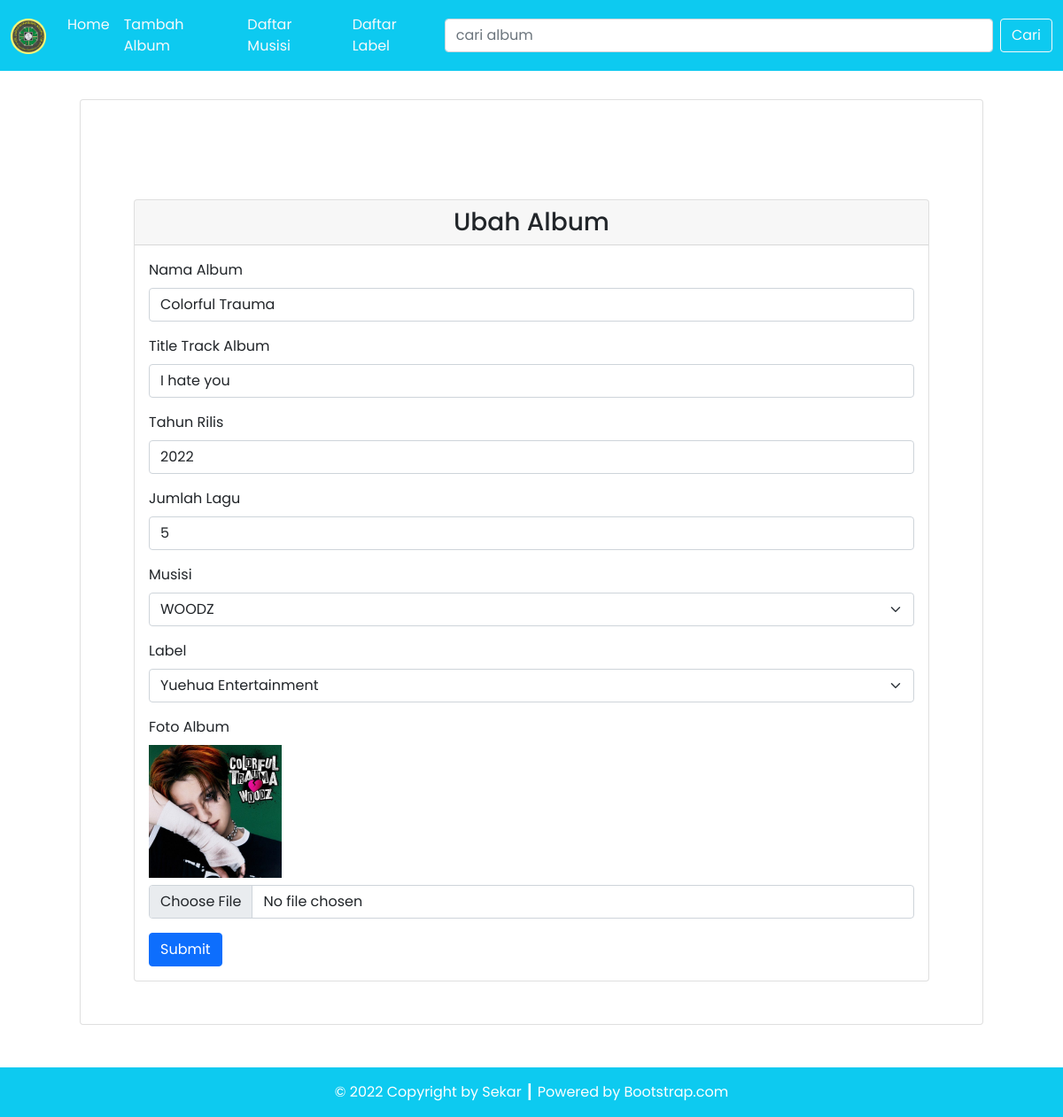
The page /Program/ubahAlbum.php?id=1 on the database its author committed.
### tables this page shows
CREATE TABLE `album` (
  `id_album` int(11) NOT NULL,
  `nama_album` varchar(100) NOT NULL,
  `title_track` varchar(100) NOT NULL,
  `tahun_rilis` year(4) DEFAULT NULL,
  `jumlah_lagu` int(11) DEFAULT NULL,
  `id_musisi` int(11) DEFAULT NULL,
  `id_label` int(11) DEFAULT NULL,
  `foto_album` varchar(255) DEFAULT NULL
);

### Program/classes/DB.php (called while the page is built, shortened)
<?php
class DB
{
    private $hostname = "localhost";
    private $username = "root";
    private $password;
    private $dbname = "db_album";
    private $conn;
    public function __construct($hostname, $username, $password, $dbname)
    {
        $this->hostname = $hostname;
        $this->username = $username;
        $this->password = $password;
        $this->dbname = $dbname;
    }
    function open()
    {
        $this->conn = mysqli_connect($this->hostname, $this->username, $this->password, $this->dbname);
    }
    function execute($query)
    {
        $this->result = mysqli_query($this->conn, $query);
        return $this->result;
    }
}

### Program/classes/Album.php (called while the page is built, shortened)
<?php
class Album extends DB
{
    function getAlbumById($id)
    {
        $query = "SELECT * FROM album JOIN musisi ON Album.id_musisi=musisi.id_musisi JOIN label ON Album.id_label=label.id_label WHERE id_album=$id";
        return $this->execute($query);
    }
}

### Program/config/db.php (called while the page is built)
<?php
$DB_HOST = "localhost";
$DB_USERNAME = "root";
$DB_PASSWORD = "";
$DB_NAME = "db_album";

### Program/classes/Musisi.php (called while the page is built, shortened)
<?php
class Musisi extends DB
{
    function getMusisiArray()
    {
        $query = "SELECT id_musisi, nama_musisi FROM musisi";
        $result = $this->execute($query);
        $data = array();
        while ($row = mysqli_fetch_assoc($result)) {
            $data[] = $row;
        }
        return $data;
    }
}

### Program/classes/Label.php (called while the page is built, shortened)
<?php
class Label extends DB
{
    function getLabelArray()
    {
        $query = "SELECT id_label, nama_label FROM label";
        $result = $this->execute($query);
        $data = array();
        while ($row = mysqli_fetch_assoc($result)) {
            $data[] = $row;
        }
        return $data;
    }
}

### Program/ubahAlbum.php (the view, shortened to what this page needs)
<?php
include('config/db.php');
include('classes/DB.php');
include('classes/Album.php');
include('classes/Musisi.php');
include('classes/Label.php');
$musisi = new Musisi($DB_HOST, $DB_USERNAME, $DB_PASSWORD, $DB_NAME);
$label = new Label($DB_HOST, $DB_USERNAME, $DB_PASSWORD, $DB_NAME);
$musisi->open();
$label->open();
$data_musisi = $musisi->getMusisiArray();
$data_label = $label->getLabelArray();
$id = isset($_GET['id']) ? $_GET['id'] : null;
$album = new Album($DB_HOST, $DB_USERNAME, $DB_PASSWORD, $DB_NAME);
$album->open();
$data_album_result = $album->getAlbumByID($id);
if ($data_album_result) {
    $data_album = $data_album_result->fetch_assoc();
} else {
    echo "Terjadi kesalahan saat mengambil data album.";
}
$formUbahAlbum = '
<div class="container mt-5 pt-3">
    <div class="row">
        <div class="col">
            <div class="card my-5 mx-5">
                <div class="card-header text-center">
                    <h3 class="my-0">Ubah Album</h3>
                </div>
                <div class="card-body">
                    <form action="ubahAlbum.php" method="POST" enctype="multipart/form-data">
                        <input type="hidden" name="id" value="' . $id . '">
                        <div class="mb-3">
                            <label for="nama_album" class="form-label">Nama Album</label>
                            <input type="text" class="form-control" id="nama_album" name="nama_album" value="' . $data_album['nama_album'] . '" required>
                        </div>
                        <div class="mb-3">
                            <label for="title_track" class="form-label">Title Track Album</label>
                            <input type="text" class="form-control" id="title_track" name="title_track" value="' . $data_album['title_track'] . '" required>
                        </div>
                        <div class="mb-3">
                            <label for="tahun_rilis" class="form-label">Tahun Rilis</label>
                            <input type="text" class="form-control" id="tahun_rilis" name="tahun_rilis" value="' . $data_album['tahun_rilis'] . '" required>
                        </div>
                        <div class="mb-3">
                            <label for="jumlah_lagu" class="form-label">Jumlah Lagu</label>
                            <input type="text" class="form-control" id="jumlah_lagu" name="jumlah_lagu" value="' . $data_album['jumlah_lagu'] . '" required>
                        </div>
                        <div class="mb-3">
                            <label for="musisi" class="form-label">Musisi</label>
                            <select class="form-select" id="musisi" name="musisi" required>
                                <option value="">Pilih Musisi</option>';
                                foreach ($data_musisi as $mus) {
                                    $selected = ($mus['id_musisi'] == $data_album['id_musisi']) ? 'selected' : '';
                                    $formUbahAlbum .= '<option value="' . $mus['id_musisi'] . '" ' . $selected . '>' . $mus['nama_musisi'] . '</option>';
                                }
                            $formUbahAlbum .= '
                            </select>
                        </div>
                        <div class="mb-3">
                            <label for="label" class="form-label">Label</label>
                            <select class="form-select" id="label" name="label" required>
                                <option value="">Pilih Label</option>';
                                foreach ($data_label as $lab) {
                                    $selected = ($lab['id_label'] == $data_album['id_label']) ? 'selected' : '';
                                    $formUbahAlbum .= '<option value="' . $lab['id_label'] . '" ' . $selected . '>' . $lab['nama_label'] . '</option>';
                                }
                            $formUbahAlbum .= '
                            </select>
                        </div>
                        <div class="mb-3">
                            <label for="foto_album" class="form-label">Foto Album</label><br>
                            <img src="assets/images/' . $data_album['foto_album'] . '" alt="' . $data_album['foto_album'] . '" class="mb-2" style="max-width: 200px;"><br>
                            <input type="file" class="form-control" id="foto_album" name="foto_album" accept="image/*">
                        </div>
                        <button type="submit" class="btn btn-primary" name="submit">Submit</button>
                    </form>
                </div>
            </div>
        </div>
    </div>
</div>';

### rows shown on the page
album: nama_album "Colorful Trauma", title_track "I hate you", tahun_rilis "2022", jumlah_lagu "5", foto_album (picture)

### other values the page prints
form field musisi "WOODZ"
form field label "Yuehua Entertainment"
